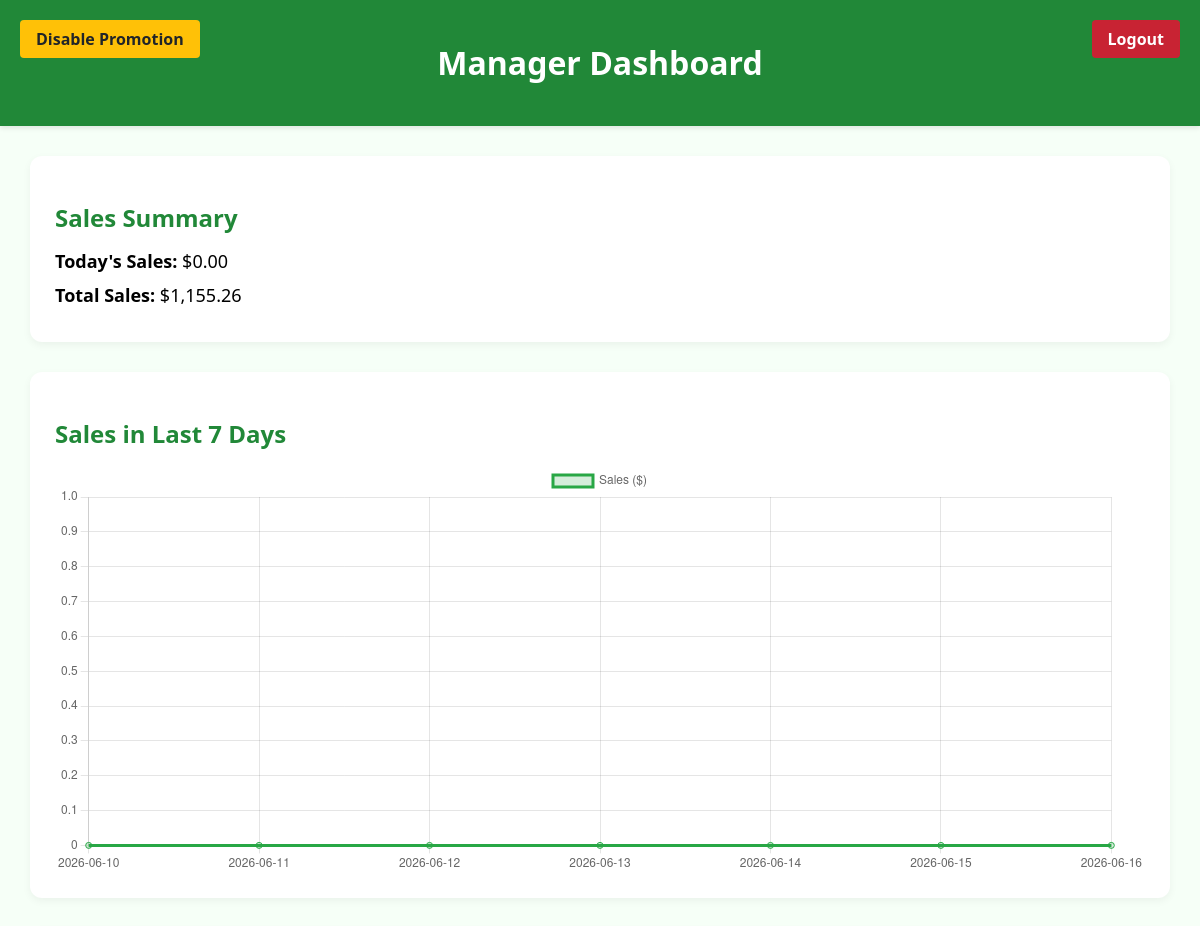
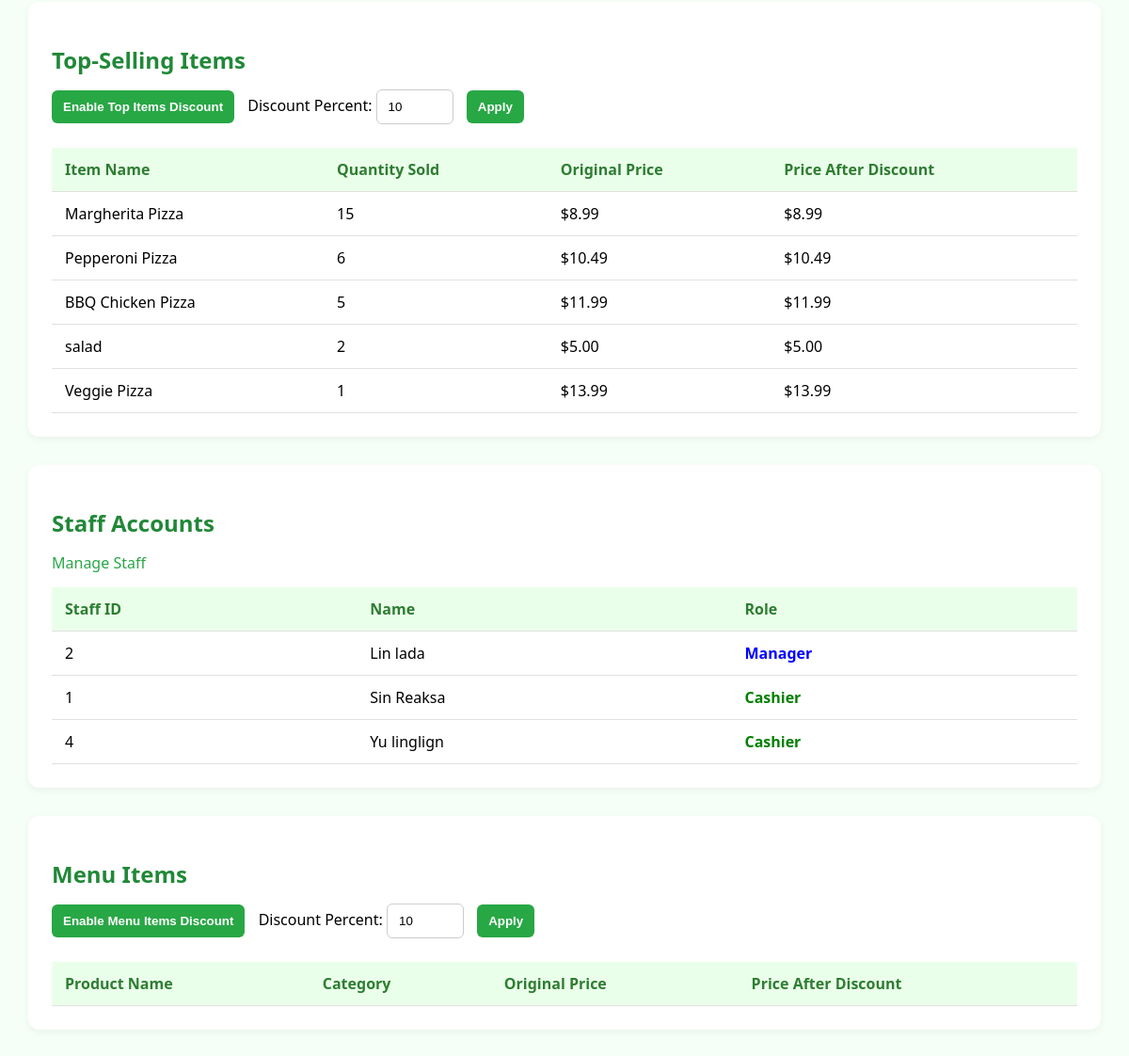
The app's page /manager/exofma.php (signed in) with its own data (2 pictures, top to bottom).
### tables this page shows
CREATE TABLE `products` (
  `product_id` int(11) NOT NULL AUTO_INCREMENT,
  `product_name` varchar(100) NOT NULL,
  `price` decimal(10,2) NOT NULL,
  `discount` decimal(5,2) DEFAULT 0.00,
  `category_id` int(11) DEFAULT NULL,
  `has_discount` tinyint(1) DEFAULT 0,
  `discount_percent` decimal(5,2) DEFAULT 0.00,
  `category` varchar(100) DEFAULT NULL,
  `is_top_selling` tinyint(1) DEFAULT 0,
  `is_active` tinyint(1) DEFAULT 1,
  `promo_type` varchar(50) DEFAULT NULL,
  `image_path` varchar(255) DEFAULT NULL,
  PRIMARY KEY (`product_id`),
  KEY `fk_category` (`category_id`),
  CONSTRAINT `fk_category` FOREIGN KEY (`category_id`) REFERENCES `categories` (`category_id`) ON DELETE SET NULL
);

CREATE TABLE `staff` (
  `staff_id` int(11) NOT NULL AUTO_INCREMENT,
  `user_id` int(11) NOT NULL,
  `name` varchar(100) NOT NULL,
  `phone` varchar(20) DEFAULT NULL,
  `email` varchar(100) DEFAULT NULL,
  `address` text DEFAULT NULL,
  `position` varchar(50) DEFAULT NULL,
  `salary` decimal(10,2) NOT NULL DEFAULT 0.00,
  PRIMARY KEY (`staff_id`),
  KEY `user_id` (`user_id`),
  CONSTRAINT `staff_ibfk_1` FOREIGN KEY (`user_id`) REFERENCES `users` (`id`) ON DELETE CASCADE
);

CREATE TABLE `users` (
  `id` int(11) NOT NULL AUTO_INCREMENT,
  `role` enum('cashier','manager','owner') NOT NULL,
  `password` varchar(255) NOT NULL,
  PRIMARY KEY (`id`)
);

### manager/exofma.php (the view, shortened to what this page needs)
 <?php
include('../db.php');
$promoActiveTop = $_SESSION['promo_active_top'];
$promoActiveMenu = $_SESSION['promo_active_menu'];
$discountPercentTop = $_SESSION['discount_percent_top'];
$discountPercentMenu = $_SESSION['discount_percent_menu'];
$promoActive = $_SESSION['promo_active'] ?? true;
try {
    $today = date('Y-m-d');
    $salesTodayStmt = $conn->prepare("SELECT SUM(total) AS total FROM orders1 WHERE DATE(order_date) = :today");
    $salesTodayStmt->execute(['today' => $today]);
    $todayTotal = $salesTodayStmt->fetch(PDO::FETCH_ASSOC)['total'] ?? 0;
    $salesTotalStmt = $conn->query("SELECT SUM(total) AS total FROM orders1");
    $total = $salesTotalStmt->fetch(PDO::FETCH_ASSOC)['total'] ?? 0;
    $topItemsStmt = $conn->query("
        SELECT p.product_id, p.product_name, p.price, SUM(oi.quantity) AS total_sold
        FROM order_items1 oi
        JOIN products p ON oi.product_id = p.product_id
        GROUP BY oi.product_id
        ORDER BY total_sold DESC
        LIMIT 5
    ");
    $topItems = $topItemsStmt->fetchAll(PDO::FETCH_ASSOC);
    $salesDates = [];
    $salesAmounts = [];
    for ($i = 6; $i >= 0; $i--) {
        $date = date('Y-m-d', strtotime("-$i days"));
        $salesDates[] = $date;
        $stmtDay = $conn->prepare("SELECT SUM(total) AS total FROM orders1 WHERE DATE(order_date) = :date");
        $stmtDay->execute(['date' => $date]);
        $totalDay = $stmtDay->fetch(PDO::FETCH_ASSOC)['total'] ?? 0;
        $salesAmounts[] = (float)$totalDay;
    }
} catch (PDOException $e) {
    die("Database error: " . $e->getMessage());
}
?>
<!DOCTYPE html>
<html>
<head>
</head>
<body>
    <div class="header">
        <h1>Manager Dashboard</h1>
        <a href="../logout.php" class="logout-btn">Logout</a>
        <a href="?toggle_promo=1" class="promo-toggle-btn">
            <?= $promoActive ? "Disable Promotion" : "Enable Promotion" ?>
        </a>
    </div>
    <div class="container">
        <div class="card summary">
            <h2>Sales Summary</h2>
            <p><strong>Today's Sales:</strong> $<?= number_format($todayTotal, 2) ?></p>
            <p><strong>Total Sales:</strong> $<?= number_format($total, 2) ?></p>
        </div>
        <div class="card">
            <h2>Sales in Last 7 Days</h2>
            <canvas id="salesChart" width="400" height="150"></canvas>
        </div>
<div class="card">
            <h2>Top-Selling Items</h2>
            <form method="post">
                <button type="submit" name="toggle_top">
                    <?= $promoActiveTop ? "Disable Top Items Discount" : "Enable Top Items Discount" ?>
                </button>
                <label>Discount Percent:
                    <input type="number" name="discount_percent_top" value="<?= $discountPercentTop ?>" min="0" max="100">
                </label>
                <button type="submit">Apply</button>
            </form>
            <table>
                <thead>
                    <tr>
                        <th>Item Name</th>
                        <th>Quantity Sold</th>
                        <th>Original Price</th>
                        <th>Price After Discount</th>
                    </tr>
                </thead>
                <tbody>
                    <?php foreach ($topItems as $item):
                        $price = (float)$item['price'];
                        $discountedPrice = $promoActiveTop ? calculateDiscountedPrice($price, $discountPercentTop) : $price;
                    ?>
                        <tr>
                            <td><?= htmlspecialchars($item['product_name']) ?></td>
                            <td><?= (int)$item['total_sold'] ?></td>
                            <td>$<?= number_format($price, 2) ?></td>
                            <td>
                                <?php if ($promoActiveTop): ?>
                                    <span class="discount-label">$<?= number_format($discountedPrice, 2) ?></span>
                                <?php else: ?>
                                    $<?= number_format($discountedPrice, 2) ?>
                                <?php endif; ?>
                            </td>
                        </tr>
                    <?php endforeach; ?>
                </tbody>
            </table>
        </div>
        <div class="card">
            <h2>Staff Accounts </h2>
            <a href="staff_management.php" class="btn">Manage Staff</a>
            <table>
                <thead>
                    <tr>
                        <th>Staff ID</th>
                        <th>Name</th>
                        <th>Role</th>
                    </tr>
                </thead>
                <tbody>
                    <?php
                    $staffStmt = $conn->query("
                        SELECT u.id, s.name, u.role
                        FROM users u
                        JOIN staff s ON u.id = s.user_id
                        WHERE u.role != 'owner'
                        ORDER BY
                            CASE u.role
                                WHEN 'manager' THEN 1
                                WHEN 'cashier' THEN 2
                                ELSE 3
                            END
                        LIMIT 5
                    ");
                    while ($staff = $staffStmt->fetch(PDO::FETCH_ASSOC)):
                        $role = $staff['role'];
                        $color = $role === 'manager' ? 'blue' : ($role === 'cashier' ? 'green' : 'gray');
                    ?>
                    <tr>
                        <td><?= htmlspecialchars($staff['id']) ?></td>
                        <td><?= htmlspecialchars($staff['name']) ?></td>
                        <td style="color: <?= $color ?>; font-weight: bold;"><?= ucfirst($role) ?></td>
                    </tr>
                    <?php endwhile; ?>
                </tbody>
            </table>
        </div>
        <div class="card">
            <h2>Menu Items</h2>
            <form method="post">
                <button type="submit" name="toggle_menu">
                    <?= $promoActiveMenu ? "Disable Menu Items Discount" : "Enable Menu Items Discount" ?>
                </button>
                <label>Discount Percent:
                    <input type="number" name="discount_percent_menu" value="<?= $discountPercentMenu ?>" min="0" max="100">
                </label>
                <button type="submit">Apply</button>
            </form>
            <table>
                <thead>
                    <tr>
                        <th>Product Name</th>
                        <th>Category</th>
                        <th>Original Price</th>
                        <th>Price After Discount</th>
                    </tr>
                </thead>
            </table>
        </div>
    </div>
    <script>
        const ctxSales = document.getElementById('salesChart').getContext('2d');
        const salesChart = new Chart(ctxSales, {
            type: 'line',
            data: {
                labels: <?= json_encode($salesDates) ?>,
                datasets: [{
                    label: 'Sales ($)',
                    data: <?= json_encode($salesAmounts) ?>,
                    borderColor: '#28a745',
                    backgroundColor: 'rgba(40, 167, 69, 0.2)',
                    fill: true,
                    tension: 0.3
                }]
            },
            options: {
                responsive: true,
                scales: {
                    y: {
                        beginAtZero: true
                    }
                }
            }
        });
    </script>
</body>
</html>

### manager/exofma.php (style rules this page uses)
body { font-family: 'Segoe UI', sans-serif; background: #f6fff7; margin: 0; padding: 0; }
.header { background-color: #218838; color: white; padding: 20px; text-align: center; position: relative; box-shadow: 0 2px 5px rgba(0,0,0,0.1); }
.logout-btn { position: absolute; right: 20px; top: 20px; background: #c82333; color: white; padding: 8px 16px; border: none; border-radius: 4px; text-decoration: none; font-weight: bold; }
.promo-toggle-btn { position: absolute; left: 20px; top: 20px; background: #ffc107; color: #212529; padding: 8px 16px; border: none; border-radius: 4px; font-weight: bold; cursor: pointer; text-decoration: none; }
.container { padding: 30px; max-width: 1200px; margin: auto; }
h2 { color: #218838; margin-bottom: 15px; }
.card { background: #fff; border-radius: 12px; box-shadow: 0 3px 8px rgba(0,0,0,0.05); padding: 25px; margin-bottom: 30px; }
.summary p { font-size: 18px; margin: 10px 0; }
table { width: 100%; border-collapse: collapse; margin-top: 15px; }
th, td { padding: 12px 14px; border-bottom: 1px solid #e0e0e0; }
th { background: #eaffea; color: #2e7d32; text-align: left; }
td { background: #ffffff; }
form input, form button { padding: 10px 12px; margin-right: 10px; margin-bottom: 10px; border: 1px solid #ccc; border-radius: 6px; }
form button { background-color: #28a745; color: white; border: none; font-weight: bold; cursor: pointer; }
a { color: #28a745; text-decoration: none; }

### records on screen
products: product_name "Margherita Pizza", total_sold "15", price "8.99"
products: product_name "Pepperoni Pizza", total_sold "6", price "10.49"
products: product_name "BBQ Chicken Pizza", total_sold "5", price "11.99"
products: product_name "salad", total_sold "2", price "5.00"
products: product_name "Veggie Pizza", total_sold "1", price "13.99"
staff: user "2", name "Lin lada", user.role "Manager"
staff: user "1", name "Sin Reaksa", user.role "Cashier"
staff: user "4", name "Yu linglign", user.role "Cashier"

### other values on screen
$todayTotal "0.00"
$total "1,155.26"
chart data {{ json_encode($salesDates) }} ["2026-06-10","2026-06-11","2026-06-12","2026-06-13","2026-06-14","2026-06-15","2026-06-16"]
chart data {{ json_encode($salesAmounts) }} [0,0,0,0,0,0,0]
